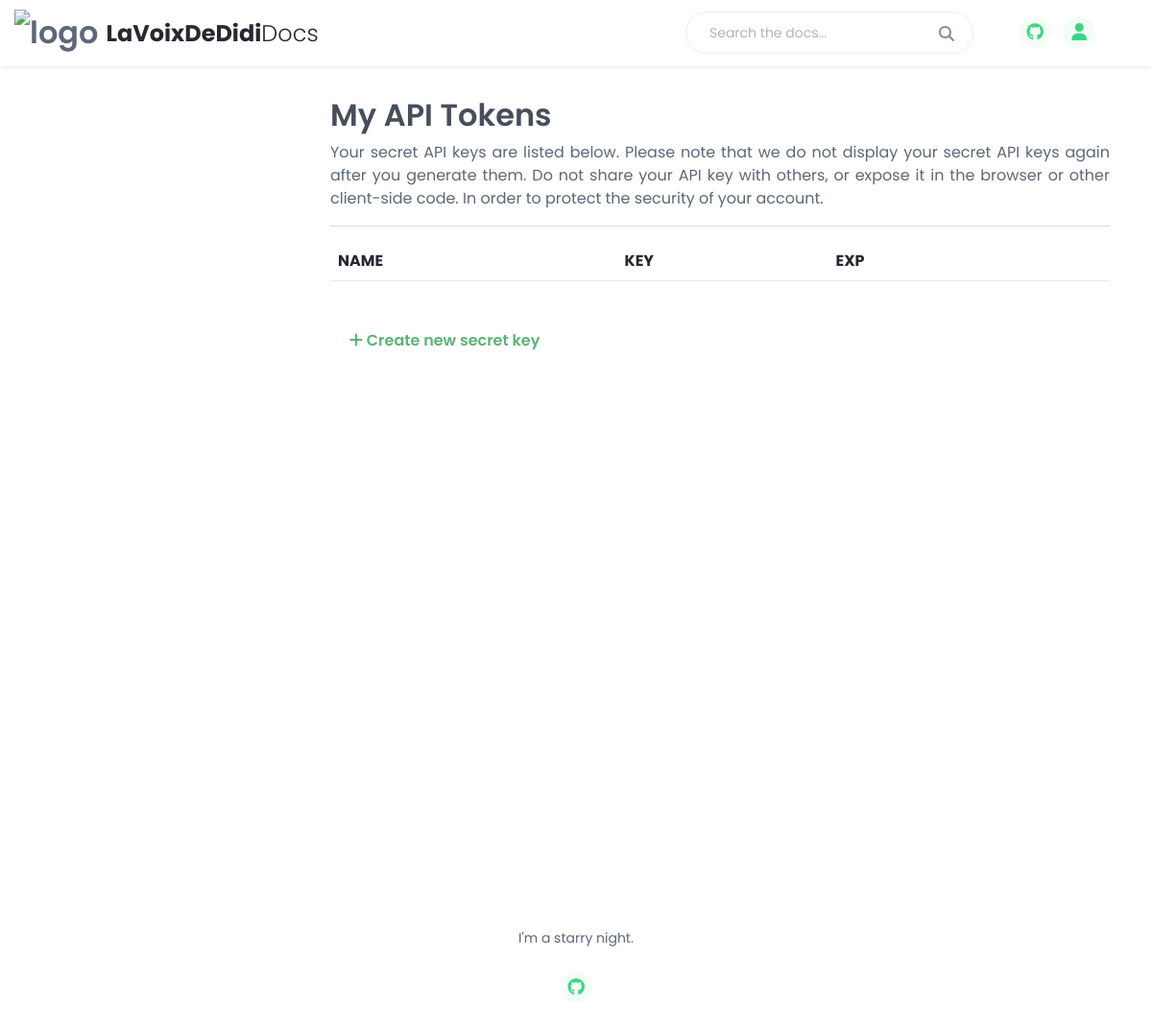
Page /api-tokens (signed in) on the earlier database version.
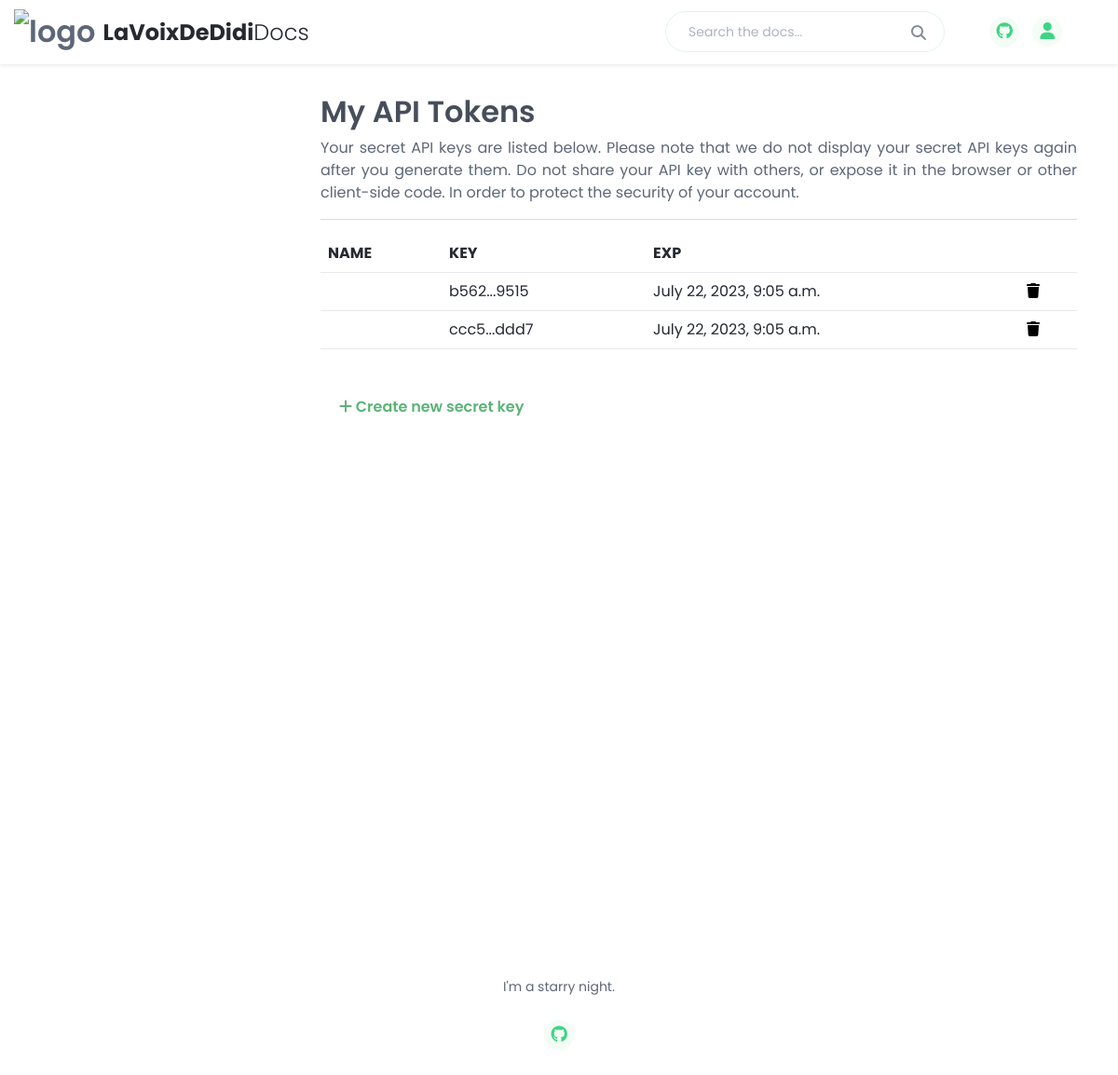
Same page on the later database version.
### base/models.py (models this page shows)
class UserToken(models.Model):
    token_key = models.CharField(max_length=255, null=True, blank=True)
    name = models.CharField(verbose_name='Name', max_length=255, null=True, blank=True)
    email = models.EmailField(verbose_name='Email',null=True,blank=True)
    abbreviation = models.CharField(max_length=255,null=True,blank=True)
    expiry = models.DateTimeField(null=True, blank=True)
    created_at = models.DateTimeField( auto_now_add = True)

### base/views.py (the view, shortened to what this page needs)
# urls.py: path('api-tokens',views.apiTokenList,name='api-tokens'),
@login_required(login_url='login')
def apiTokenList(request):
    tokens = UserToken.objects.filter(email=request.user.email)
    context = {'tokens': tokens,'token':None}
    return render(request,'base/api_token_list.html', context)

### base/templates/base/api_token_list.html (shortened to what this page needs)
{%extends 'base/common/main.html'%} {%block content%}
<div class="docs-wrapper">
    <div class="docs-content">
        <div class="container">
        <article class="docs-article">
            <h2>My API Tokens</h2>
            <p style="text-align:justify">
              Your secret API keys are listed below. Please note that we do not display your secret API keys again after you generate them.
Do not share your API key with others, or expose it in the browser or other client-side code. In order to protect the security of your account.
            </p>
            <hr>
            <table class="table">
                <thead>
                    <td><b>NAME</b></td>
                    <td><b>KEY</b></td>
                    <td><b>EXP</b></td>
                    <td></td>
                </thead>
                <tbody id="tableBody">
                {% load tz %}{% timezone 'Asia/Bangkok' %}
                {%for token in tokens %}
                <tr id="row{{token.token_key}}">
                    <td>{{token.name}}</td>
                    <td>{{token.abbreviation}}</td>
                    <td>{{token.expiry}}</td>
                    <td><a href="#" onclick="deleteAPIKey( '{{token.token_key}}' )" id="{{token.token_key}}"  style="color:black"><i class="fa fa-trash"></i></a></td>
                </tr>
                {%endfor%}{% endtimezone %}
                </tbody>
            </table>
            <button class="btn btn-outline-success rounded-pill  my-4 mb-2" data-toggle="modal" data-target="#newAPIKey"><i class="fa fa-plus"></i> Create new secret key</button>
        </article>
    </div>
  </div>
</div>
</div>
{%endblock content%}

### base/templates/base/common/main.html (shortened to what this page needs)
{%load static%}
<!DOCTYPE html>
<html lang="en">
<head>
    <link rel="stylesheet" href="http://cdnjs.cloudflare.com/ajax/libs/highlight.js/9.15.2/styles/atom-one-dark.min.css">
    <link rel="stylesheet" href="{%static 'assets/plugins/simplelightbox/simple-lightbox.min.css'%}">
    <link id="theme-style" rel="stylesheet" href="{%static 'assets/css/theme.css'%}">
</head>
<body class="docs-page">
    {%include 'base/common/navbar.html'%}
    <div class="docs-wrapper">
        {%block content%} {%endblock content%}
    </div>
    {%include 'base/common/footer.html'%}
</body>
</html>

### base/templates/base/common/navbar.html (shortened to what this page needs)
{%load static%}
<header class="header fixed-top">
    <div class="branding docs-branding">
        <div class="container-fluid position-relative py-2">
            <div class="docs-logo-wrapper">
                <div class="site-logo">
                    <a class="navbar-brand" href={%url 'home'%}><img class="logo-icon me-2" src="{%static 'assets/images/coderdocs-logo.svg'%}" alt="logo"><span class="logo-text">LaVoixDeDidi<span class="text-alt">Docs</span></span>
                </div>
            </div>
            <div class="docs-top-utilities d-flex justify-content-end align-items-center">
                <div class="top-search-box d-none d-lg-flex">
                    <form class="search-form" action="{%url 'home'%}" method="GET">
                        <input type="text" placeholder="Search the docs..." name="search" class="form-control search-input" value="{{search}}">
                        <button type="submit" class="btn search-btn" value="Search"><i class="fas fa-search"></i></button>
                    </form>
                </div>
                <ul class="social-list list-inline mx-md-3 mx-lg-5 mb-0 d-none d-lg-flex">
                    <li class="list-inline-item"><a href="http://github.com/juicydd"><i class="fab fa-github fa-fw"></i></a></li>
                    <li class="list-inline-item">
                        <a class="" href="#" id="navbarDropdown" role="button" data-toggle="dropdown" aria-haspopup="true" aria-expanded="false">
                            <i class="fa-solid fa-user fa-fw"></i>
                        </a>
                    </li>
                    </div>
            </div>
        </div>
</header>
<div class="docs-wrapper">

### base/templates/base/common/footer.html
{%load static%}
<footer class="footer">
    <div class="container text-center py-5">
        <small class="copyright">I'm a starry night.</small>
        <ul class="social-list list-unstyled pt-4 mb-0">
            <li class="list-inline-item"><a href="http://github.com/juicydd"><i class="fab fa-github fa-fw"></i></a></li>
        </ul>
    </div>
</footer>

Differences in the rows shown:
added UserToken: abbreviation "b562...9515", expiry "July 22, 2023, 9:05 a.m."
added UserToken: abbreviation "ccc5...ddd7", expiry "July 22, 2023, 9:05 a.m."
